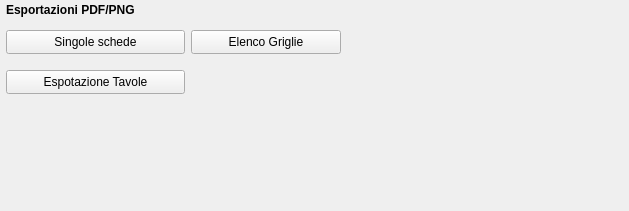
             <widget class="QWidget" name="page_3">
              <property name="geometry">
               <rect>
                <x>0</x>
                <y>0</y>
                <width>629</width>
                <height>211</height>
               </rect>
              </property>
              <attribute name="label">
               <string>Esportazioni</string>
              </attribute>
              <widget class="QPushButton" name="pushButton_exp_index_us">
               <property name="geometry">
                <rect>
                 <x>191</x>
                 <y>30</y>
                 <width>150</width>
                 <height>24</height>
                </rect>
               </property>
               <property name="font">
                <font>
                 <pointsize>9</pointsize>
                </font>
               </property>
               <property name="text">
                <string>Elenco Griglie</string>
               </property>
               <property name="icon">
                <iconset resource="../.qgis2/python/plugins/pyarchinit/modules/gui/resources.qrc">
                 <normaloff>:/images/sheet.png</normaloff>:/images/sheet.png</iconset>
               </property>
              </widget>
              <widget class="QLabel" name="label_41">
               <property name="geometry">
                <rect>
                 <x>6</x>
                 <y>0</y>
                 <width>179</width>
                 <height>20</height>
                </rect>
               </property>
               <property name="font">
                <font>
                 <weight>75</weight>
                 <bold>true</bold>
                </font>
               </property>
               <property name="text">
                <string>Esportazioni PDF/PNG</string>
               </property>
              </widget>
              <widget class="QPushButton" name="pushButton_pdf_exp">
               <property name="geometry">
                <rect>
                 <x>6</x>
                 <y>30</y>
                 <width>179</width>
                 <height>24</height>
                </rect>
               </property>
               <property name="font">
                <font>
                 <pointsize>9</pointsize>
                </font>
               </property>
               <property name="toolTip">
                <string>Export PDF</string>
               </property>
               <property name="text">
                <string>Singole schede</string>
               </property>
               <property name="icon">
                <iconset resource="../.qgis2/python/plugins/pyarchinit/modules/gui/resources.qrc">
                 <normaloff>:/images/sheet.png</normaloff>:/images/sheet.png</iconset>
               </property>
              </widget>
              <widget class="QPushButton" name="pushButton_exp_tavole">
               <property name="geometry">
                <rect>
                 <x>6</x>
                 <y>70</y>
                 <width>179</width>
                 <height>24</height>
                </rect>
               </property>
               <property name="text">
                <string>Espotazione Tavole</string>
               </property>
              </widget>
             </widget>
